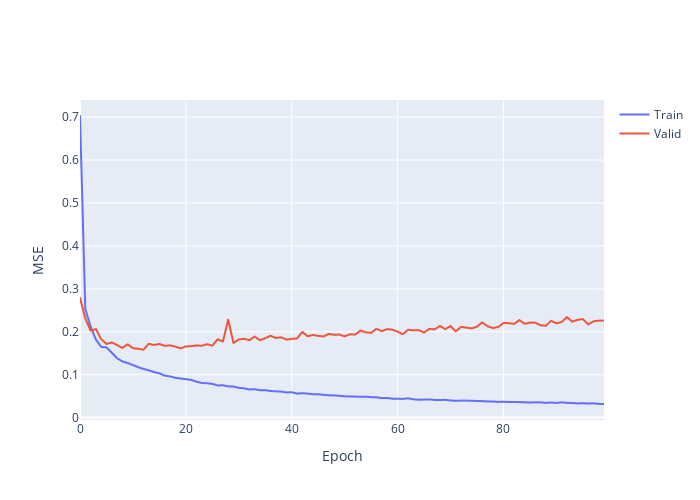

Notebook cell for this chart:
### Code cell
import plotly.graph_objects as go

fig = go.Figure()
fig.add_trace(go.Scattergl(y=history_dp.history['loss'],
                    name='Train'))
fig.add_trace(go.Scattergl(y=history_dp.history['val_loss'],
                    name='Valid'))
fig.update_layout(height=500, width=700,
                  xaxis_title='Epoch',
                  yaxis_title='MSE')
fig.show()
